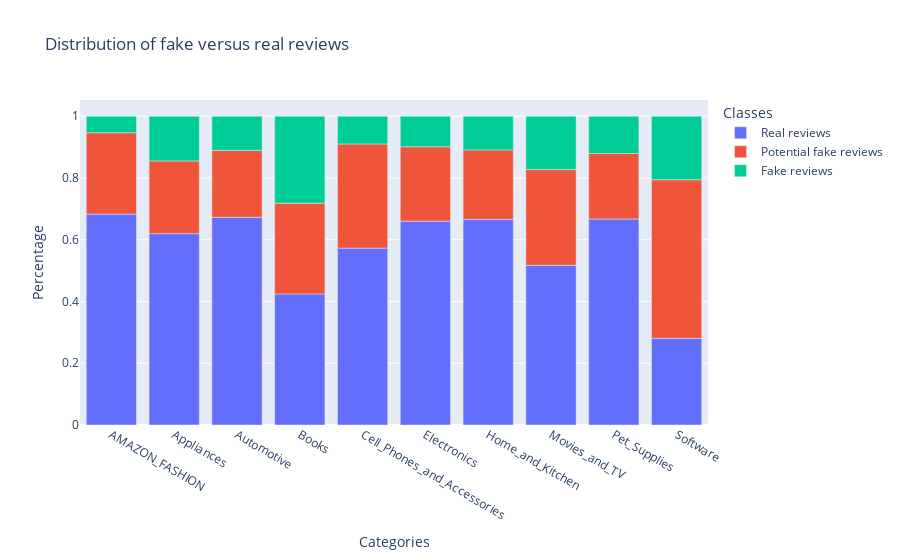

The cell this chart's notebook holds for it:
### Code cell
fig = px.bar(df, x=df.index, y=df.columns, 
                 title="Distribution of fake versus real reviews",
                 labels={"value":"Percentage",
                         "index":"Categories",
                         "variable":"Classes"})
fig.show()
fig.to_image(format="png", engine="kaleido")
fig.write_image("percent.png")

### Figure 1 — Plotly figure (JSON) as saved in the notebook; plotly's stock layout.template omitted (floating-point values rounded to 4 significant figures)
{"data": [{"alignmentgroup": "True", "hovertemplate": "Classes=Real reviews<br>Categories=%{x}<br>Percentage=%{y}<extra></extra>", "legendgroup": "Real reviews", "marker": {"color": "#636efa", "pattern": {"shape": ""}}, "name": "Real reviews", "offsetgroup": "Real reviews", "orientation": "v", "showlegend": true, "textposition": "auto", "type": "bar", "x": ["AMAZON_FASHION", "Appliances", "Automotive", "Books", "Cell_Phones_and_Accessories", "Electronics", "Home_and_Kitchen", "Movies_and_TV", "Pet_Supplies", "Software"], "xaxis": "x", "y": [0.6831, 0.6198, 0.6726, 0.4247, 0.5729, 0.6603, 0.6663, 0.5171, 0.6673, 0.2806], "yaxis": "y"}, {"alignmentgroup": "True", "hovertemplate": "Classes=Potential fake reviews<br>Categories=%{x}<br>Percentage=%{y}<extra></extra>", "legendgroup": "Potential fake reviews", "marker": {"color": "#EF553B", "pattern": {"shape": ""}}, "name": "Potential fake reviews", "offsetgroup": "Potential fake reviews", "orientation": "v", "showlegend": true, "textposition": "auto", "type": "bar", "x": ["AMAZON_FASHION", "Appliances", "Automotive", "Books", "Cell_Phones_and_Accessories", "Electronics", "Home_and_Kitchen", "Movies_and_TV", "Pet_Supplies", "Software"], "xaxis": "x", "y": [0.2634, 0.2355, 0.217, 0.2939, 0.3373, 0.2409, 0.2246, 0.3102, 0.2122, 0.5138], "yaxis": "y"}, {"alignmentgroup": "True", "hovertemplate": "Classes=Fake reviews<br>Categories=%{x}<br>Percentage=%{y}<extra></extra>", "legendgroup": "Fake reviews", "marker": {"color": "#00cc96", "pattern": {"shape": ""}}, "name": "Fake reviews", "offsetgroup": "Fake reviews", "orientation": "v", "showlegend": true, "textposition": "auto", "type": "bar", "x": ["AMAZON_FASHION", "Appliances", "Automotive", "Books", "Cell_Phones_and_Accessories", "Electronics", "Home_and_Kitchen", "Movies_and_TV", "Pet_Supplies", "Software"], "xaxis": "x", "y": [0.0535, 0.1446, 0.1104, 0.2815, 0.08982, 0.09877, 0.1091, 0.1727, 0.1206, 0.2055], "yaxis": "y"}], "layout": {"barmode": "relative", "legend": {"title": {"text": "Classes"}, "tracegroupgap": 0}, "title": {"text": "Distribution of fake versus real reviews"}, "xaxis": {"anchor": "y", "domain": [0, 1], "title": {"text": "Categories"}}, "yaxis": {"anchor": "x", "domain": [0, 1], "title": {"text": "Percentage"}}}}
